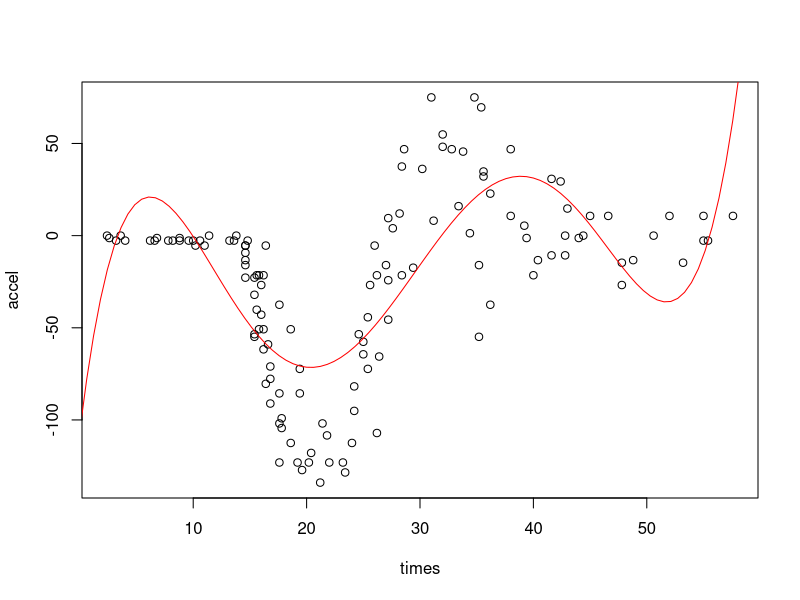
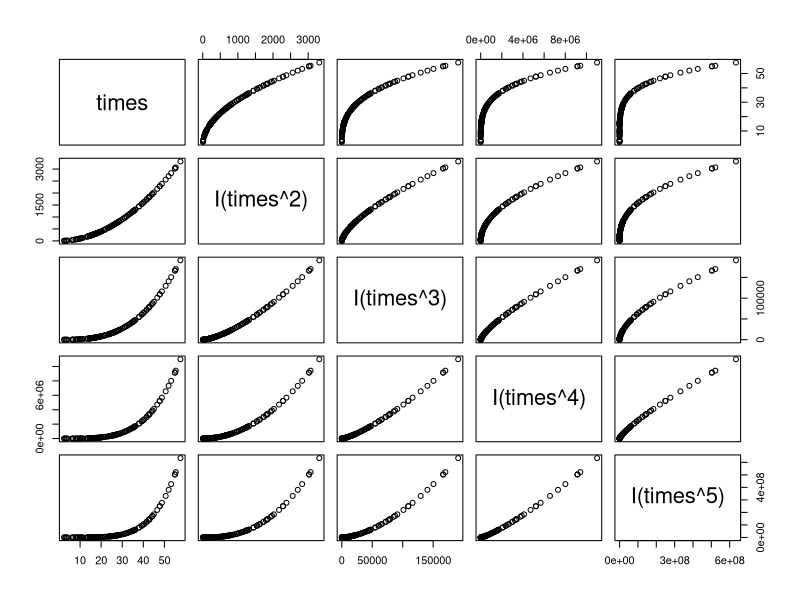
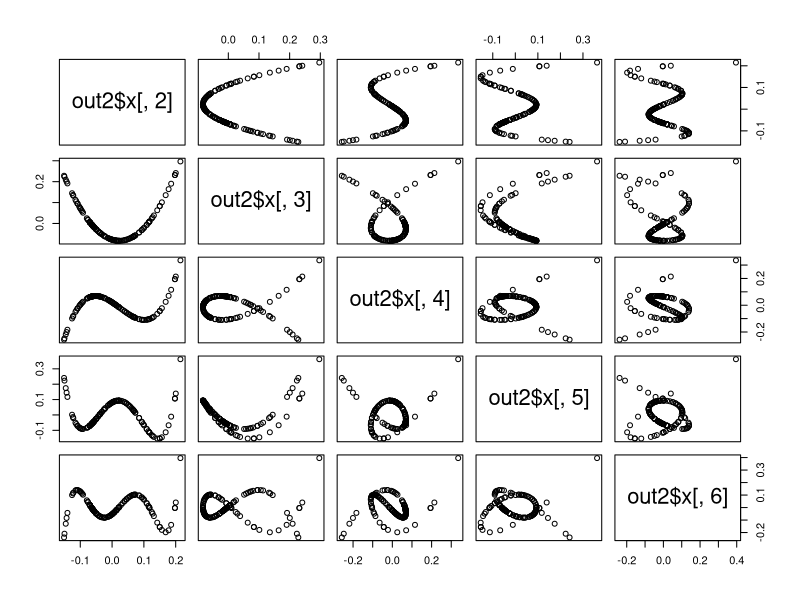
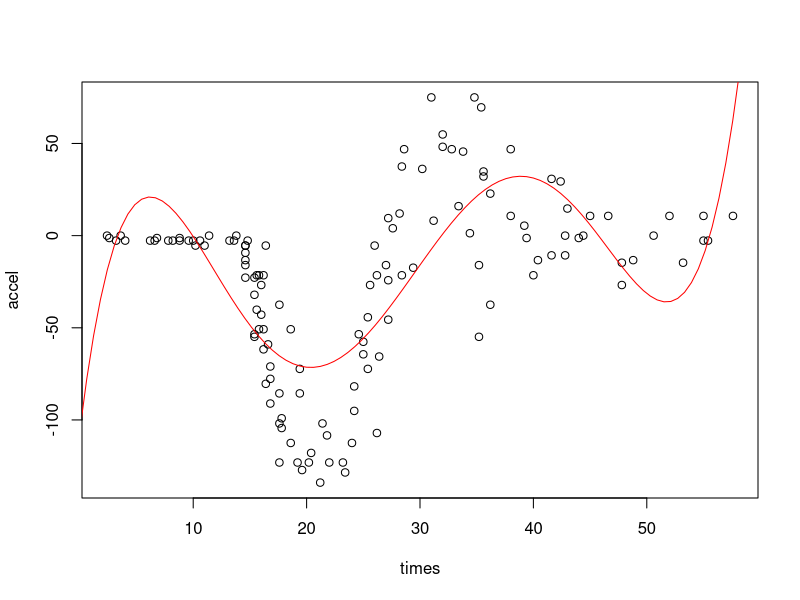
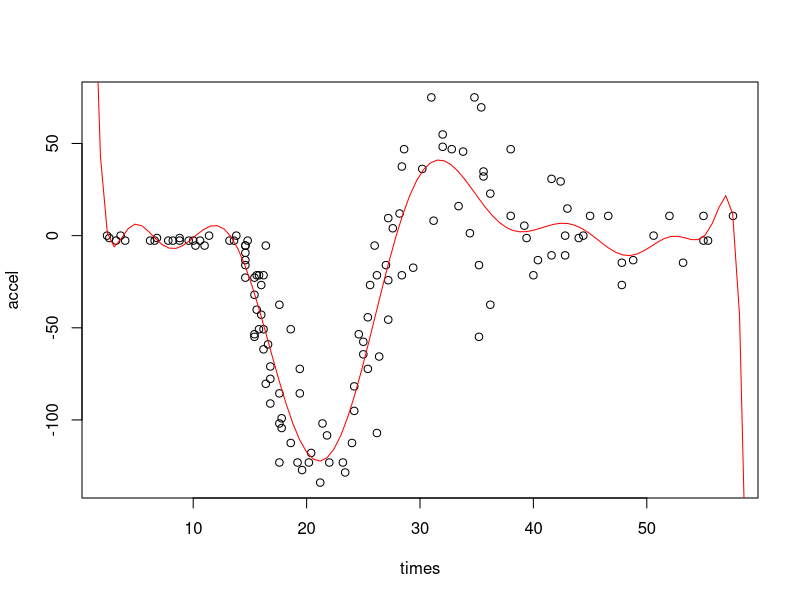
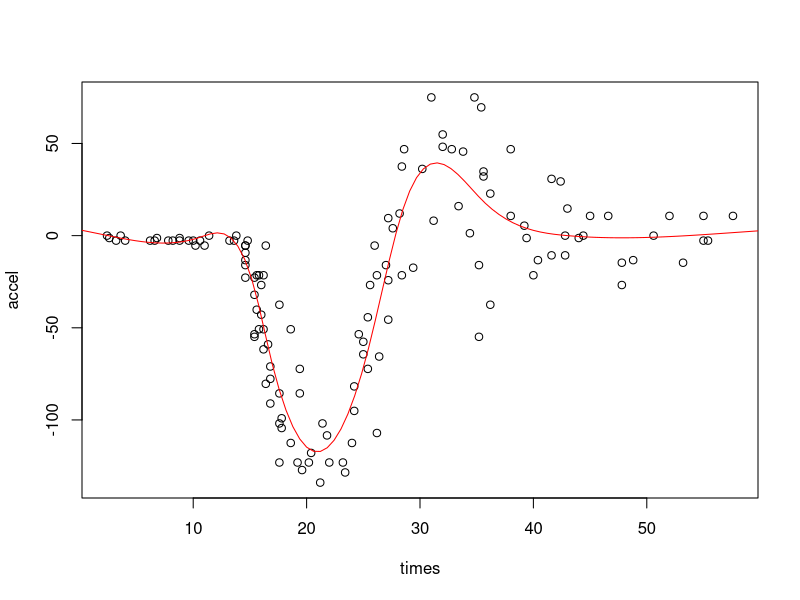

Reproduce these figures in R, in order.
## ---- chunk 1
library(MASS)
head(mcycle)

#plot data (notice the nonlinear effect)
plot(accel~times, data=mcycle)

#polynomial approximation
out1 <- lm(accel~ times + I(times^2) + I(times^3) + I(times^4) + I(times^5), data=mcycle, x=TRUE)
head(out1$x)

#judge the fit from the plot
x.star<-seq(0,60,length=100)
yhat1 <- predict(out1,newdata=data.frame(times=x.star))
lines(x.star,yhat1,col="red")

#median absolute prediction error
median(abs(predict(out1)))


#VIF
library(car)
vif(out1)

#collinearity plots
plot(~ times + I(times^2) + I(times^3) + I(times^4) + I(times^5), data=mcycle)


#instead of computing the basis function expansion ourselves, use one that is orthonormal
out2 <- lm(accel~poly(times,5),data=mcycle,x=TRUE)
head(out2$x)
plot(~out2$x[,2]+out2$x[,3]+out2$x[,4]+out2$x[,5]+out2$x[,6])

#evaluate fit
plot(accel~times, data=mcycle)
x.star<-seq(0,60,length=100)
yhat2 <- predict(out2,newdata=data.frame(times=x.star))
lines(x.star,yhat2,col="red")


median(abs(predict(out2)))


#My Turn---------------------------

out3 <- lm(accel~poly(times,15),data=mcycle,x=TRUE)
#head(out3$x)
#plot(~out3$x[,2]+out3$x[,3]+out3$x[,4]+out3$x[,5]+out3$x[,6])

#evaluate fit
plot(accel~times, data=mcycle)
x.star<-seq(0,60,length=100)
yhat3 <- predict(out3,newdata=data.frame(times=x.star))
lines(x.star,yhat3,col="red")


median(abs(predict(out2)))

#install.packages("splines")
#fit cubic splines

library(splines)
out4 <- lm(accel~ns(times,9), data=mcycle,x=TRUE)

plot(accel~times, data=mcycle)
x.star<-seq(0,60,length=100)
yhat4 <- predict(out4,newdata=data.frame(times=x.star))
lines(x.star,yhat4,col="red")



